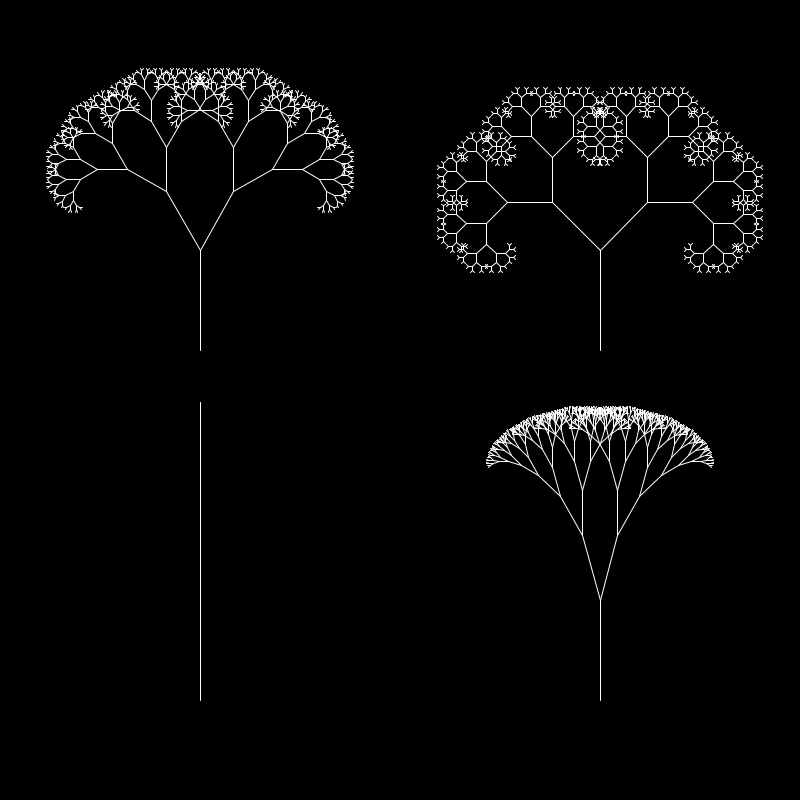
Frame 1 (no input)
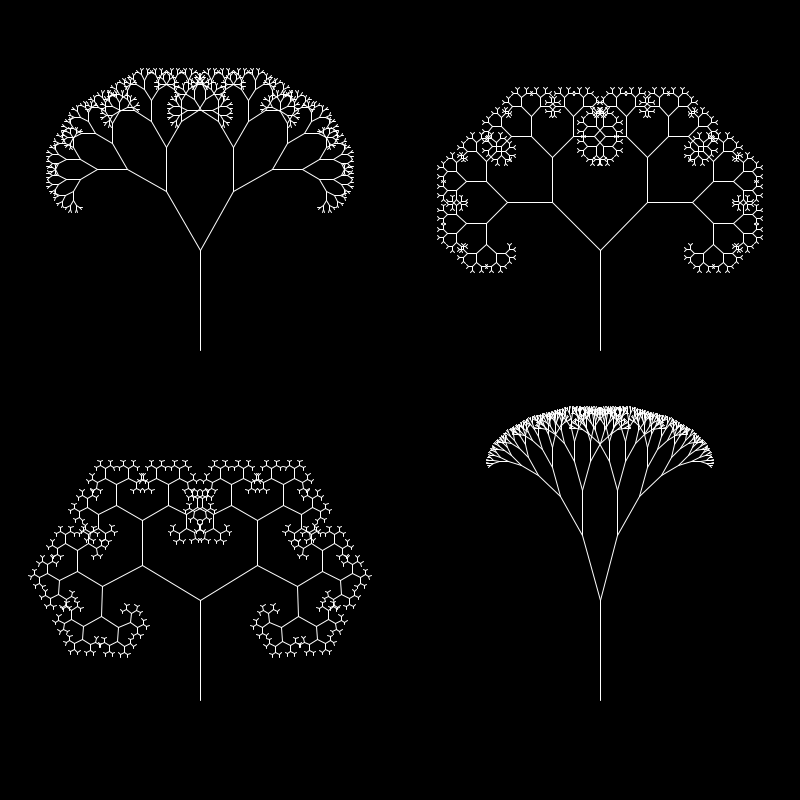
Frame 60 (the mouse pressed at the canvas centre just before this capture)
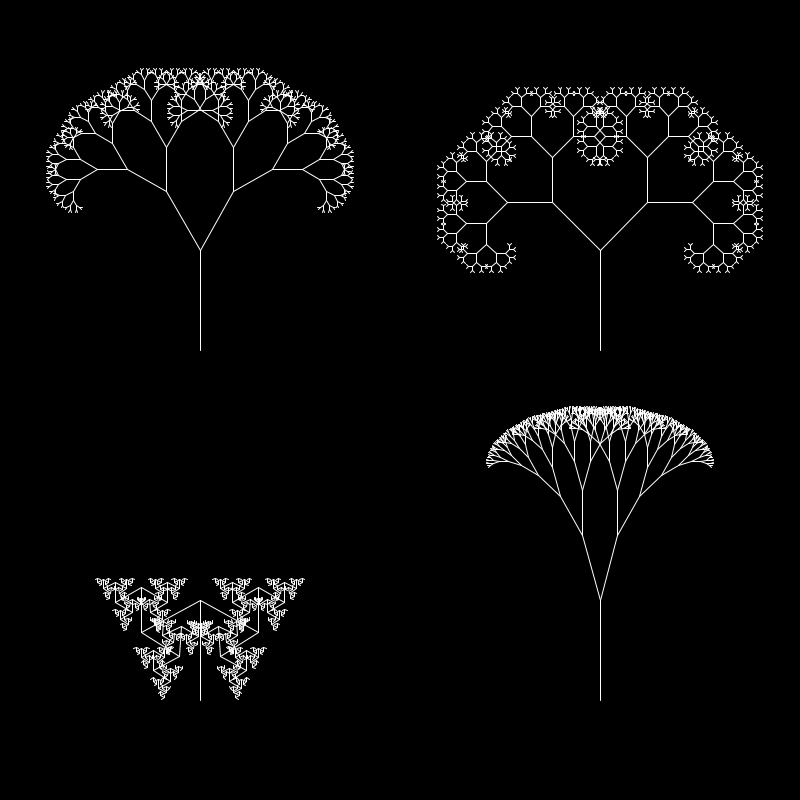
Frame 120 (the mouse held since frame 60 and released just before this capture)

The Processing sketch that drew these frames (run headless with seeded random() and noise(); from frame 60 on, the mouse is pressed at the canvas centre):

// Processing sketch: Fractal_Tree
// ── Fractal_Tree.pde
float angle = 0;
float step = 1;

void setup() {
  size(800,800);
}

void draw() {
  background(0);
  stroke(255);
  
  push();
  translate(200,350);
  branch(toRadians(30),100);
  pop();
  
  push();
  translate(600,350);
  branch(toRadians(45),100);
  pop();
  
  push();
  translate(200,700);
  branch(toRadians(angle),100);
  pop();
  
  angle+=step;
  
  push();
  translate(600,700);
  branch(toRadians(15),100);
  pop();
}

float toRadians(float angle) {
  return PI*(angle/180);
}

void branch(float angle,float len){
  if(len<=2){
    return;
  }
  
  line(0,0,0,-len);
  
  push();
  translate(0,-len);
  rotate(angle);
  branch(angle,len*0.67);
  pop();
  
  push();
  translate(0,-len);
  rotate(-angle);
  branch(-angle,len*0.67);
  pop();
}
